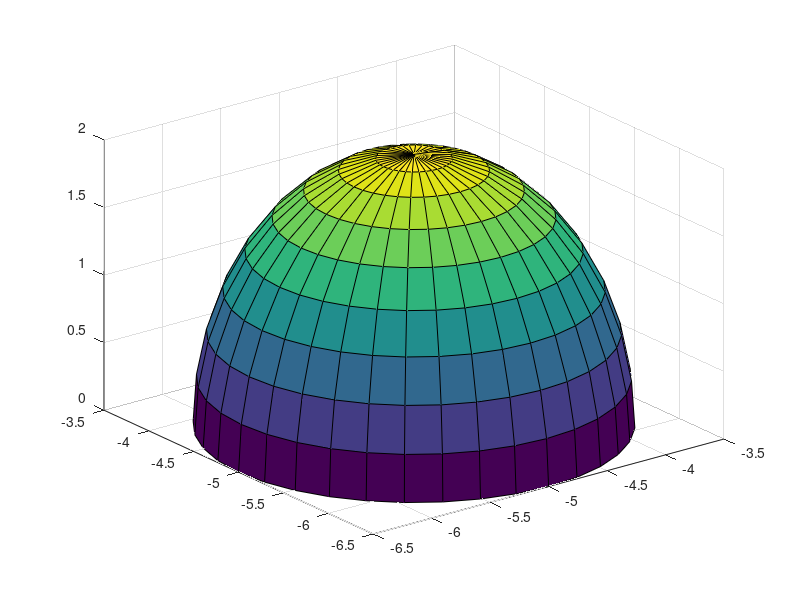

Write MATLAB code to recreate this figure. (Note: this script raises an error after producing the figure.)
clc,clear

%树冠1可视化模型
for v=-1:1:1
    for u=-1:1:1
        [theta,phi] = meshgrid(0:10:360,0:10:90);
        X = 1.5*cos(phi*pi/180).*cos(theta*pi/180)+v*5;
        Y = 1.5*cos(phi*pi/180).*sin(theta*pi/180)+u*5;
        Z = 2*sin(phi*pi/180);
        ss1=surf(X, Y, Z);
        ss1.FaceAlpha=0.4;
        hold on;
        [theta,phi2] = meshgrid(0:10:360,-90:10:0);
        X2 = 1.5*cos(phi2*pi/180).*cos(theta.*pi/180)+v*5;
        Y2 = 1.5*cos(phi2*pi/180).*sin(theta*pi/180)+u*5;
        Z2 = 1*sin(phi2*pi/180);
        ss2=surf(X2, Y2, Z2);
        ss2.FaceAlpha=0.4;
        hold on;
        [theta,phi] = meshgrid(0:10:360,0:10:90);
        X3 = 1*cos(phi*pi/180).*cos(theta*pi/180)+v*5;
        Y3 = 1*cos(phi*pi/180).*sin(theta*pi/180)+u*5;
        Z3 = 1.5*sin(phi*pi/180);
        ss3=surf(X3, Y3, Z3);
        ss3.FaceAlpha=0.4;
        hold on;
        X4 = 1*cos(phi2*pi/180).*cos(theta.*pi/180)+v*5;
        Y4 = 1*cos(phi2*pi/180).*sin(theta*pi/180)+u*5;
        Z4 = 0.75*sin(phi2*pi/180);
        ss4=surf(X4, Y4, Z4);
        ss4.FaceAlpha=0.4;
        hold on;
        X5 = 0.5*cos(phi*pi/180).*cos(theta*pi/180)+v*5;
        Y5 = 0.5*cos(phi*pi/180).*sin(theta*pi/180)+u*5;
        Z5 = 1*sin(phi*pi/180);
        ss5=surf(X5, Y5, Z5);
        ss5.FaceAlpha=0.4;
        hold on;
        X6 = 0.5*cos(phi2*pi/180).*cos(theta.*pi/180)+v*5;
        Y6 = 0.5*cos(phi2*pi/180).*sin(theta*pi/180)+u*5;
        Z6 = 0.375*sin(phi2*pi/180);
        ss6=surf(X6, Y6, Z6);
        ss6.FaceAlpha=0.4;
        hold on;
    end
end


%树冠模型参数
a11=1.5;b11=1.5;c11=2;a21=1;b21=1;c21=1.5;a31=0.5;b31=0.5;c31=1;
a12=1.5;b12=1.5;c12=1;a22=1;b22=1;c22=0.75;a32=0.5;b32=0.5;c32=0.375;

center2=[6.5,6.5,0];center3=[6.5,0,0];center4=[6.5,-6.5,0];
center5=[0,6.5,0];center1=[0,0,0];center6=[0,-6.5,0];
center7=[-6.5,6.5,0];center8=[-6.5,0,0];center9=[-6.5,-6.5,0];


elevation_angle=[10.43771148
18.92008084
25.41121023
29.24919056
29.9130712
27.30034527
21.79243076
14.02900813
];
azimuth_angle=[129.7484118
140.9571165
154.0680759
168.9518354
184.7639009
200.1609288
214.0333748
225.9820887
];
elevation_angle=elevation_angle';
azimuth_angle=azimuth_angle';
for s=1:1:8
    azimuth_angle(s)=180-azimuth_angle(s);
end

for n=1:1:8
    %dark=0;
    %middle=0;
    %small=0;
    %disp(['阴影点个数为：',num2str(n)])
    % 将角度转换为弧度
    elevation_rad = deg2rad(elevation_angle(n));
    azimuth_rad = deg2rad(azimuth_angle(n));

    % 光线方向向量
    direction_vector = [cos(azimuth_rad) * cos(elevation_rad);
                    sin(azimuth_rad) * cos(elevation_rad);
                    sin(elevation_rad)];
    %光线参数
    point1=[0,0,-2.5];
    point22=point1+direction_vector';
    p=1;
    while point22(3)<5
        point22=point22+direction_vector';
        p=p+1;
    end

    direction=point22-point1;
    num=0;
    %步长计算
    for x =-60:0.2:60
        for y =-60:0.2:60
            point1=[0,0,-2.5];
            point1=point1+[x,0,0]+[0,y,0];
            point2=point22+[x,0,0]+[0,y,0];
            %plot3([point1(1),point2(1)],[point1(2),point2(2)],[point1(3),point2(3)]);
            numIntersectionPoints1=0;
            numIntersectionPoints2=0;
            numIntersectionPoints3=0;
            direction=point2-point1;
            for t = 0:0.01:1  % 步长为0.01
                point = point1 + t * direction;
                % 判断点是否在半椭球内
                if point(3)>=0
                    if ((point(1)-center1(1))/a31)^2 + ((point(2)-center1(2))/b31)^2 + ((point(3)-center1(3))/c31)^2 <= 1
                        numIntersectionPoints3 = numIntersectionPoints3 + 1;
                    elseif ((point(1)-center1(1))/a21)^2 + ((point(2)-center1(2))/b21)^2 + ((point(3)-center1(3))/c21)^2 <= 1
                        numIntersectionPoints2 = numIntersectionPoints2 + 1;
                    elseif ((point(1)-center1(1))/a11)^2 + ((point(2)-center1(2))/b11)^2 + ((point(3)-center1(3))/c11)^2 <= 1
                        numIntersectionPoints1 = numIntersectionPoints1 + 1;
                    end
                    if ((point(1)-center2(1))/a31)^2 + ((point(2)-center2(2))/b31)^2 + ((point(3)-center2(3))/c31)^2 <= 1
                        numIntersectionPoints3 = numIntersectionPoints3 + 1;
                    elseif ((point(1)-center2(1))/a21)^2 + ((point(2)-center2(2))/b21)^2 + ((point(3)-center2(3))/c21)^2 <= 1
                        numIntersectionPoints2 = numIntersectionPoints2 + 1;
                    elseif ((point(1)-center2(1))/a11)^2 + ((point(2)-center2(2))/b11)^2 + ((point(3)-center2(3))/c11)^2 <= 1
                        numIntersectionPoints1 = numIntersectionPoints1 + 1;
                    end
                    if ((point(1)-center3(1))/a31)^2 + ((point(2)-center3(2))/b31)^2 + ((point(3)-center3(3))/c31)^2 <= 1
                        numIntersectionPoints3 = numIntersectionPoints3 + 1;
                    elseif ((point(1)-center3(1))/a21)^2 + ((point(2)-center3(2))/b21)^2 + ((point(3)-center3(3))/c21)^2 <= 1
                        numIntersectionPoints2 = numIntersectionPoints2 + 1;
                    elseif ((point(1)-center3(1))/a11)^2 + ((point(2)-center3(2))/b11)^2 + ((point(3)-center3(3))/c11)^2 <= 1
                        numIntersectionPoints1 = numIntersectionPoints1 + 1;
                    end
                    if ((point(1)-center4(1))/a31)^2 + ((point(2)-center4(2))/b31)^2 + ((point(3)-center4(3))/c31)^2 <= 1
                        numIntersectionPoints3 = numIntersectionPoints3 + 1;
                    elseif ((point(1)-center4(1))/a21)^2 + ((point(2)-center4(2))/b21)^2 + ((point(3)-center4(3))/c21)^2 <= 1
                        numIntersectionPoints2 = numIntersectionPoints2 + 1;
                    elseif ((point(1)-center4(1))/a11)^2 + ((point(2)-center4(2))/b11)^2 + ((point(3)-center4(3))/c11)^2 <= 1
                        numIntersectionPoints1 = numIntersectionPoints1 + 1;
                    end
                    if ((point(1)-center5(1))/a31)^2 + ((point(2)-center5(2))/b31)^2 + ((point(3)-center5(3))/c31)^2 <= 1
                        numIntersectionPoints3 = numIntersectionPoints3 + 1;
                    elseif ((point(1)-center5(1))/a21)^2 + ((point(2)-center5(2))/b21)^2 + ((point(3)-center5(3))/c21)^2 <= 1
                        numIntersectionPoints2 = numIntersectionPoints2 + 1;
                    elseif ((point(1)-center5(1))/a11)^2 + ((point(2)-center5(2))/b11)^2 + ((point(3)-center5(3))/c11)^2 <= 1
                        numIntersectionPoints1 = numIntersectionPoints1 + 1;
                    end
                    if ((point(1)-center6(1))/a31)^2 + ((point(2)-center6(2))/b31)^2 + ((point(3)-center6(3))/c31)^2 <= 1
                        numIntersectionPoints3 = numIntersectionPoints3 + 1;
                    elseif ((point(1)-center6(1))/a21)^2 + ((point(2)-center6(2))/b21)^2 + ((point(3)-center6(3))/c21)^2 <= 1
                        numIntersectionPoints2 = numIntersectionPoints2 + 1;
                    elseif ((point(1)-center6(1))/a11)^2 + ((point(2)-center6(2))/b11)^2 + ((point(3)-center6(3))/c11)^2 <= 1
                        numIntersectionPoints1 = numIntersectionPoints1 + 1;
                    end
                    if ((point(1)-center7(1))/a31)^2 + ((point(2)-center7(2))/b31)^2 + ((point(3)-center7(3))/c31)^2 <= 1
                        numIntersectionPoints3 = numIntersectionPoints3 + 1;
                    elseif ((point(1)-center7(1))/a21)^2 + ((point(2)-center7(2))/b21)^2 + ((point(3)-center7(3))/c21)^2 <= 1
                        numIntersectionPoints2 = numIntersectionPoints2 + 1;
                    elseif ((point(1)-center7(1))/a11)^2 + ((point(2)-center7(2))/b11)^2 + ((point(3)-center7(3))/c11)^2 <= 1
                        numIntersectionPoints1 = numIntersectionPoints1 + 1;
                    end
                    if ((point(1)-center8(1))/a31)^2 + ((point(2)-center8(2))/b31)^2 + ((point(3)-center8(3))/c31)^2 <= 1
                        numIntersectionPoints3 = numIntersectionPoints3 + 1;
                    elseif ((point(1)-center8(1))/a21)^2 + ((point(2)-center8(2))/b21)^2 + ((point(3)-center8(3))/c21)^2 <= 1
                        numIntersectionPoints2 = numIntersectionPoints2 + 1;
                    elseif ((point(1)-center8(1))/a11)^2 + ((point(2)-center8(2))/b11)^2 + ((point(3)-center8(3))/c11)^2 <= 1
                        numIntersectionPoints1 = numIntersectionPoints1 + 1;
                    end
                    if ((point(1)-center9(1))/a31)^2 + ((point(2)-center9(2))/b31)^2 + ((point(3)-center9(3))/c31)^2 <= 1
                        numIntersectionPoints3 = numIntersectionPoints3 + 1;
                    elseif ((point(1)-center9(1))/a21)^2 + ((point(2)-center9(2))/b21)^2 + ((point(3)-center9(3))/c21)^2 <= 1
                        numIntersectionPoints2 = numIntersectionPoints2 + 1;
                    elseif ((point(1)-center9(1))/a11)^2 + ((point(2)-center9(2))/b11)^2 + ((point(3)-center9(3))/c11)^2 <= 1
                        numIntersectionPoints1 = numIntersectionPoints1 + 1;
                    end
                elseif point(3)<0
                    if ((point(1)-center1(1))/a32)^2 + ((point(2)-center1(2))/b32)^2 + ((point(3)-center1(3))/c32)^2 <= 1
                        numIntersectionPoints3 = numIntersectionPoints3 + 1;
                    elseif ((point(1)-center1(1))/a22)^2 + ((point(2)-center1(2))/b22)^2 + ((point(3)-center1(3))/c22)^2 <= 1
                        numIntersectionPoints2 = numIntersectionPoints2 + 1;
                    elseif ((point(1)-center1(1))/a12)^2 + ((point(2)-center1(2))/b12)^2 + ((point(3)-center1(3))/c12)^2 <= 1
                        numIntersectionPoints1 = numIntersectionPoints1 + 1;
                    end
                    if ((point(1)-center2(1))/a32)^2 + ((point(2)-center2(2))/b32)^2 + ((point(3)-center2(3))/c32)^2 <= 1
                        numIntersectionPoints3 = numIntersectionPoints3 + 1;
                    elseif ((point(1)-center2(1))/a22)^2 + ((point(2)-center2(2))/b22)^2 + ((point(3)-center2(3))/c22)^2 <= 1
                        numIntersectionPoints2 = numIntersectionPoints2 + 1;
                    elseif ((point(1)-center2(1))/a12)^2 + ((point(2)-center2(2))/b12)^2 + ((point(3)-center2(3))/c12)^2 <= 1
                        numIntersectionPoints1 = numIntersectionPoints1 + 1;
                    end
                    if ((point(1)-center3(1))/a32)^2 + ((point(2)-center3(2))/b32)^2 + ((point(3)-center3(3))/c32)^2 <= 1
                        numIntersectionPoints3 = numIntersectionPoints3 + 1;
                    elseif ((point(1)-center3(1))/a22)^2 + ((point(2)-center3(2))/b22)^2 + ((point(3)-center3(3))/c22)^2 <= 1
                        numIntersectionPoints2 = numIntersectionPoints2 + 1;
                    elseif ((point(1)-center3(1))/a12)^2 + ((point(2)-center3(2))/b12)^2 + ((point(3)-center3(3))/c12)^2 <= 1
                        numIntersectionPoints1 = numIntersectionPoints1 + 1;
                    end
                    if ((point(1)-center4(1))/a31)^2 + ((point(2)-center4(2))/b31)^2 + ((point(3)-center4(3))/c31)^2 <= 1
                        numIntersectionPoints3 = numIntersectionPoints3 + 1;
                    elseif ((point(1)-center4(1))/a21)^2 + ((point(2)-center4(2))/b21)^2 + ((point(3)-center4(3))/c21)^2 <= 1
                        numIntersectionPoints2 = numIntersectionPoints2 + 1;
                    elseif ((point(1)-center4(1))/a11)^2 + ((point(2)-center4(2))/b11)^2 + ((point(3)-center4(3))/c11)^2 <= 1
                        numIntersectionPoints1 = numIntersectionPoints1 + 1;
                    end
                    if ((point(1)-center5(1))/a31)^2 + ((point(2)-center5(2))/b31)^2 + ((point(3)-center5(3))/c31)^2 <= 1
                        numIntersectionPoints3 = numIntersectionPoints3 + 1;
                    elseif ((point(1)-center5(1))/a21)^2 + ((point(2)-center5(2))/b21)^2 + ((point(3)-center5(3))/c21)^2 <= 1
                        numIntersectionPoints2 = numIntersectionPoints2 + 1;
                    elseif ((point(1)-center5(1))/a11)^2 + ((point(2)-center5(2))/b11)^2 + ((point(3)-center5(3))/c11)^2 <= 1
                        numIntersectionPoints1 = numIntersectionPoints1 + 1;
                    end
                    if ((point(1)-center6(1))/a31)^2 + ((point(2)-center6(2))/b31)^2 + ((point(3)-center6(3))/c31)^2 <= 1
                        numIntersectionPoints3 = numIntersectionPoints3 + 1;
                    elseif ((point(1)-center6(1))/a21)^2 + ((point(2)-center6(2))/b21)^2 + ((point(3)-center6(3))/c21)^2 <= 1
                        numIntersectionPoints2 = numIntersectionPoints2 + 1;
                    elseif ((point(1)-center6(1))/a11)^2 + ((point(2)-center6(2))/b11)^2 + ((point(3)-center6(3))/c11)^2 <= 1
                        numIntersectionPoints1 = numIntersectionPoints1 + 1;
                    end
                    if ((point(1)-center7(1))/a31)^2 + ((point(2)-center7(2))/b31)^2 + ((point(3)-center7(3))/c31)^2 <= 1
                        numIntersectionPoints3 = numIntersectionPoints3 + 1;
                    elseif ((point(1)-center7(1))/a21)^2 + ((point(2)-center7(2))/b21)^2 + ((point(3)-center7(3))/c21)^2 <= 1
                        numIntersectionPoints2 = numIntersectionPoints2 + 1;
                    elseif ((point(1)-center7(1))/a11)^2 + ((point(2)-center7(2))/b11)^2 + ((point(3)-center7(3))/c11)^2 <= 1
                        numIntersectionPoints1 = numIntersectionPoints1 + 1;
                    end
                    if ((point(1)-center8(1))/a31)^2 + ((point(2)-center8(2))/b31)^2 + ((point(3)-center8(3))/c31)^2 <= 1
                        numIntersectionPoints3 = numIntersectionPoints3 + 1;
                    elseif ((point(1)-center8(1))/a21)^2 + ((point(2)-center8(2))/b21)^2 + ((point(3)-center8(3))/c21)^2 <= 1
                        numIntersectionPoints2 = numIntersectionPoints2 + 1;
                    elseif ((point(1)-center8(1))/a11)^2 + ((point(2)-center8(2))/b11)^2 + ((point(3)-center8(3))/c11)^2 <= 1
                        numIntersectionPoints1 = numIntersectionPoints1 + 1;
                    end
                    if ((point(1)-center9(1))/a31)^2 + ((point(2)-center9(2))/b31)^2 + ((point(3)-center9(3))/c31)^2 <= 1
                        numIntersectionPoints3 = numIntersectionPoints3 + 1;
                    elseif ((point(1)-center9(1))/a21)^2 + ((point(2)-center9(2))/b21)^2 + ((point(3)-center9(3))/c21)^2 <= 1
                        numIntersectionPoints2 = numIntersectionPoints2 + 1;
                    elseif ((point(1)-center9(1))/a11)^2 + ((point(2)-center9(2))/b11)^2 + ((point(3)-center9(3))/c11)^2 <= 1
                        numIntersectionPoints1 = numIntersectionPoints1 + 1;
                    end
                end
            end
            %disp(['直线与半椭球1相交的点个数为：', num2str(numIntersectionPoints1)]);
            %disp(['直线与半椭球2相交的点个数为：', num2str(numIntersectionPoints2)]);
            %disp(['直线与半椭球3相交的点个数为：', num2str(numIntersectionPoints3)]);
            %disp(['坐标为：',point1])
            sum=numIntersectionPoints3*0.2+numIntersectionPoints2*0.8+numIntersectionPoints1*0.5;
            
            if sum>0
                num=num+1;
                %if sum>12
                    %dark=dark+1;
                 %   scatter3([point1(1)], [point1(2)],[point1(3)],'filled', 'MarkerFaceColor','k','MarkerFaceAlpha', 0.8);
                %elseif sum>6
                 %   %middle=middle+1;
                  %  scatter3([point1(1)], [point1(2)],[point1(3)],'filled', 'MarkerFaceColor','k','MarkerFaceAlpha', 0.5);
                %elseif sum>0
                    %small=small+1;
                 %   scatter3([point1(1)], [point1(2)],[point1(3)],'filled', 'MarkerFaceColor','k','MarkerFaceAlpha', 0.2);
                %end
                %{
                % 平面方程
                % 假设平面方程为 Ax + By + Cz + D = 0
                A = 0;
                B = 0;
                C = 1;
                D = 2.5;
        
                syms m
                point = point1 + m * direction;
                eqn = A * point(1) + B * point(2) + C * point(3) + D == 0;
                t_sol = solve(eqn, m);
                %}
            % 计算交点坐标
        %{
                intersectionPoints = point1 + double(t_sol) * direction;
                if sum>=12
                    scatter3([intersectionPoints(1)], [intersectionPoints(2)],[intersectionPoints(3)],'filled', 'MarkerFaceColor','k','MarkerFaceAlpha', 0.8);
                elseif sum>=6
                    scatter3([intersectionPoints(1)], [intersectionPoints(2)],[intersectionPoints(3)],'filled', 'MarkerFaceColor','k','MarkerFaceAlpha', 0.5);
                elseif sum>0
                    scatter3([intersectionPoints(1)], [intersectionPoints(2)],[intersectionPoints(3)],'filled', 'MarkerFaceColor','k','MarkerFaceAlpha', 0.2);
                end
                %disp(['阴影程度为：',num2str(sum)])
        %}
                hold on;
            end
        
        end
    end
    %S=dark*1+middle*0.7
    disp([num2str(num)])
end

xlabel('南北方向（单位：m）','FontSize',15,'FontName','宋体')
ylabel('东西方向（单位：m）','FontSize',15,'FontName','宋体')
axis equal;
